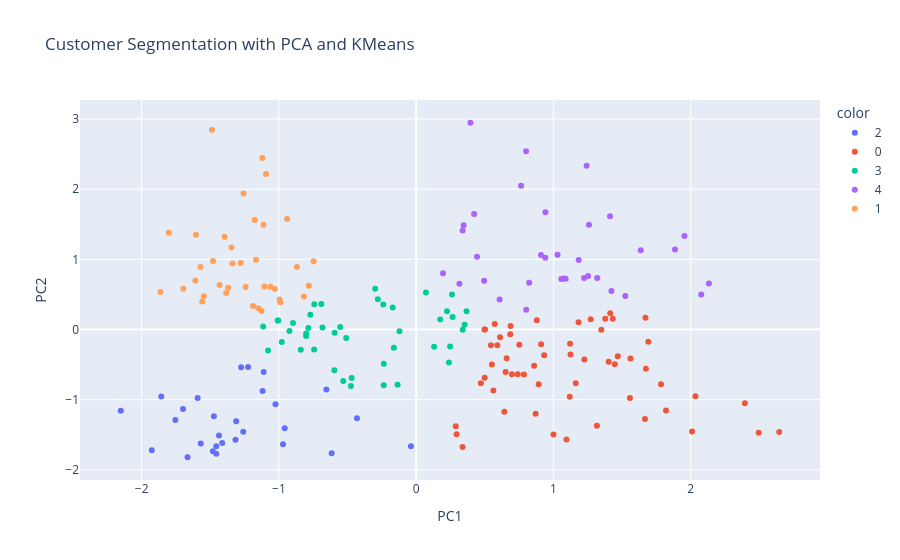

Notebook cell for this chart:
### Code cell
import plotly.express as px
# Create interactive scatter plot
fig = px.scatter(
    x=X_pca[:, 0], y=X_pca[:, 1],
    color=labels.astype(str),
    labels={'x': 'PC1', 'y': 'PC2'},
    title='Customer Segmentation with PCA and KMeans',
    hover_data={'CustomerID': df['CustomerID'], 'Gender': df['Gender'], 'Age': df['Age']}
)
fig.show()

### Figure 1 — Plotly figure (JSON) as saved in the notebook; plotly's stock layout.template omitted (floating-point values rounded to 4 significant figures; data arrays with more than 128 entries replaced by an {"elided": "..."} marker saying what was removed)
{"data": [{"customdata": [[1, "Male", 19], [2, "Male", 21], [4, "Female", 23], [5, "Female", 31], [6, "Female", 22], [8, "Female", 23], [10, "Female", 30], [12, "Female", 35], [14, "Female", 24], [16, "Male", 22], [18, "Male", 20], [20, "Female", 35], [22, "Male", 25], [24, "Male", 31], [26, "Male", 29], [28, "Male", 35], [30, "Female", 23], [32, "Female", 21], [34, "Male", 18], [36, "Female", 21], [38, "Female", 30], [40, "Female", 20], [42, "Male", 24], [44, "Female", 31], [46, "Female", 24], [62, "Male", 19], [66, "Male", 18], [69, "Male", 19]], "hovertemplate": "color=2<br>PC1=%{x}<br>PC2=%{y}<br>CustomerID=%{customdata[0]}<br>Gender=%{customdata[1]}<br>Age=%{customdata[2]}<extra></extra>", "legendgroup": "2", "marker": {"color": "#636efa", "symbol": "circle"}, "mode": "markers", "name": "2", "orientation": "v", "showlegend": true, "type": "scatter", "x": [-0.6157, -1.666, -1.457, -0.03847, -1.482, -1.926, -0.9701, -1.457, -1.413, -1.569, -1.316, -1.437, -1.26, -0.9578, -1.311, -0.4316, -1.755, -1.474, -2.152, -1.699, -1.025, -1.592, -1.857, -0.6545, -1.119, -1.111, -1.275, -1.225], "xaxis": "x", "y": [-1.763, -1.821, -1.772, -1.663, -1.735, -1.721, -1.636, -1.664, -1.618, -1.625, -1.572, -1.51, -1.457, -1.406, -1.309, -1.266, -1.291, -1.237, -1.157, -1.134, -1.065, -0.9754, -0.9535, -0.8548, -0.8758, -0.6051, -0.5369, -0.5347], "yaxis": "y"}, {"customdata": {"elided": "58x3 mixed values"}, "hovertemplate": "color=0<br>PC1=%{x}<br>PC2=%{y}<br>CustomerID=%{customdata[0]}<br>Gender=%{customdata[1]}<br>Age=%{customdata[2]}<extra></extra>", "legendgroup": "0", "marker": {"color": "#EF553B", "symbol": "circle"}, "mode": "markers", "name": "0", "orientation": "v", "showlegend": true, "type": "scatter", "x": [0.3379, 1.095, 2.645, 2.496, 2.01, 1.0, 0.2941, 1.317, 0.2886, 1.667, 1.82, 0.8704, 0.6425, 2.395, 2.034, 1.558, 1.119, 0.5622, 1.784, 0.8927, 1.163, 0.4713, 0.4992, 0.785, 0.74, 0.6976, 0.6518, 1.674, 0.8592, 1.447, 1.403, 0.5516, 1.225, 1.561, 1.469, 0.6592, 1.124, 0.9325, 1.121, 0.7514, 0.9102, 1.691, 0.5445, 0.591, 0.6114, 0.6851, 1.349, 0.4978, 0.5019, 0.6879, 0.5722, 1.183, 1.377, 0.8787, 1.671, 1.432, 1.272, 1.414], "xaxis": "x", "y": [-1.675, -1.566, -1.461, -1.47, -1.453, -1.496, -1.494, -1.372, -1.38, -1.274, -1.155, -1.201, -1.173, -1.052, -0.9524, -0.9757, -0.9571, -0.8689, -0.7812, -0.7814, -0.7675, -0.7668, -0.6883, -0.6403, -0.6377, -0.6384, -0.6048, -0.56, -0.5183, -0.4962, -0.4587, -0.4971, -0.4278, -0.4126, -0.3804, -0.4111, -0.3551, -0.3654, -0.2018, -0.2161, -0.212, -0.1757, -0.2255, -0.2241, -0.1122, -0.06732, -0.003459, 0.0002025, 0.0009724, 0.04859, 0.08008, 0.1029, 0.152, 0.132, 0.1666, 0.155, 0.147, 0.2321], "yaxis": "y"}, {"customdata": {"elided": "43x3 mixed values"}, "hovertemplate": "color=3<br>PC1=%{x}<br>PC2=%{y}<br>CustomerID=%{customdata[0]}<br>Gender=%{customdata[1]}<br>Age=%{customdata[2]}<extra></extra>", "legendgroup": "3", "marker": {"color": "#00cc96", "symbol": "circle"}, "mode": "markers", "name": "3", "orientation": "v", "showlegend": true, "type": "scatter", "x": [-0.4753, -0.2368, -0.1355, -0.5312, -0.4699, -0.596, 0.2389, -0.2365, -0.7436, 0.247, 0.1306, -0.8408, -0.1627, -1.079, -0.9793, -0.5099, -0.8019, 0.339, -0.1214, -0.8011, -0.5942, -0.9235, -0.5539, -0.7857, 0.3529, -0.6827, -1.115, 0.1754, -0.8974, -1.005, -1.009, 0.2652, 0.367, -0.7715, 0.2247, -0.171, -0.2396, -0.7421, -0.6914, -0.279, 0.2608, 0.07119, -0.2987], "xaxis": "x", "y": [-0.8048, -0.7931, -0.7888, -0.7346, -0.692, -0.5819, -0.4696, -0.489, -0.2835, -0.2409, -0.2444, -0.287, -0.259, -0.2987, -0.1792, -0.1225, -0.09108, -0.003904, -0.02414, -0.05611, -0.04669, -0.02224, 0.03411, 0.02006, 0.06835, 0.02831, 0.04451, 0.1413, 0.09437, 0.1274, 0.1266, 0.1783, 0.2597, 0.2114, 0.2586, 0.3128, 0.3567, 0.3598, 0.362, 0.4299, 0.4998, 0.5284, 0.5801], "yaxis": "y"}, {"customdata": [[119, "Female", 51], [127, "Male", 43], [129, "Male", 59], [131, "Male", 47], [137, "Female", 44], [141, "Female", 57], [145, "Male", 25], [147, "Male", 48], [149, "Female", 34], [151, "Male", 43], [153, "Female", 44], [155, "Female", 47], [157, "Male", 37], [159, "Male", 34], [161, "Female", 56], [163, "Male", 19], [165, "Male", 50], [167, "Male", 42], [169, "Female", 36], [171, "Male", 40], [173, "Male", 36], [175, "Female", 52], [177, "Male", 58], [179, "Male", 59], [181, "Female", 37], [183, "Male", 46], [185, "Female", 41], [187, "Female", 54], [189, "Female", 41], [191, "Female", 34], [193, "Male", 33], [195, "Female", 47], [197, "Female", 45], [199, "Male", 32]], "hovertemplate": "color=4<br>PC1=%{x}<br>PC2=%{y}<br>CustomerID=%{customdata[0]}<br>Gender=%{customdata[1]}<br>Age=%{customdata[2]}<extra></extra>", "legendgroup": "4", "marker": {"color": "#ab63fa", "symbol": "circle"}, "mode": "markers", "name": "4", "orientation": "v", "showlegend": true, "type": "scatter", "x": [0.8015, 0.608, 2.077, 1.524, 1.423, 2.133, 0.315, 0.823, 0.4953, 1.089, 1.057, 1.319, 1.223, 1.071, 1.252, 0.1954, 1.184, 0.941, 0.4431, 1.03, 0.9092, 1.636, 1.886, 1.954, 0.3384, 1.259, 0.3456, 1.412, 0.9414, 0.422, 0.7643, 1.242, 0.8004, 0.3954], "xaxis": "x", "y": [0.2824, 0.4293, 0.4991, 0.4761, 0.5488, 0.6561, 0.6528, 0.6674, 0.6958, 0.7226, 0.7203, 0.7327, 0.733, 0.7266, 0.7624, 0.8026, 0.9914, 1.021, 1.036, 1.065, 1.061, 1.129, 1.139, 1.333, 1.412, 1.494, 1.487, 1.613, 1.671, 1.647, 2.048, 2.334, 2.541, 2.947], "yaxis": "y"}, {"customdata": [[124, "Male", 39], [126, "Female", 31], [128, "Male", 40], [134, "Female", 31], [136, "Female", 29], [138, "Male", 32], [140, "Female", 35], [142, "Male", 32], [144, "Female", 32], [146, "Male", 28], [148, "Female", 32], [150, "Male", 34], [152, "Male", 39], [154, "Female", 38], [156, "Female", 27], [158, "Female", 30], [160, "Female", 30], [162, "Female", 29], [164, "Female", 31], [166, "Female", 36], [168, "Female", 33], [170, "Male", 32], [172, "Male", 28], [174, "Male", 36], [176, "Female", 30], [178, "Male", 27], [180, "Male", 35], [182, "Female", 32], [184, "Female", 29], [186, "Male", 30], [188, "Male", 28], [190, "Female", 36], [192, "Female", 32], [194, "Female", 38], [196, "Female", 35], [198, "Male", 32], [200, "Male", 30]], "hovertemplate": "color=1<br>PC1=%{x}<br>PC2=%{y}<br>CustomerID=%{customdata[0]}<br>Gender=%{customdata[1]}<br>Age=%{customdata[2]}<extra></extra>", "legendgroup": "1", "marker": {"color": "#FFA15A", "symbol": "circle"}, "mode": "markers", "name": "1", "orientation": "v", "showlegend": true, "type": "scatter", "x": [-1.126, -1.15, -1.189, -0.9892, -1.558, -0.9951, -0.8175, -1.547, -1.384, -1.863, -1.03, -1.369, -1.061, -0.7824, -1.696, -1.243, -1.106, -1.432, -1.609, -0.8692, -1.571, -0.7466, -1.278, -1.339, -1.48, -1.166, -1.346, -1.396, -1.604, -1.802, -1.112, -1.176, -0.9405, -1.258, -1.094, -1.12, -1.488], "xaxis": "x", "y": [0.2623, 0.3036, 0.3348, 0.3887, 0.3975, 0.426, 0.4721, 0.4729, 0.5199, 0.5347, 0.5771, 0.596, 0.6098, 0.6252, 0.5824, 0.605, 0.6123, 0.6336, 0.6995, 0.8892, 0.8915, 0.9744, 0.9482, 0.9406, 0.9745, 0.9929, 1.17, 1.322, 1.351, 1.378, 1.492, 1.561, 1.576, 1.938, 2.216, 2.445, 2.847], "yaxis": "y"}], "layout": {"autosize": true, "legend": {"title": {"text": "color"}, "tracegroupgap": 0}, "title": {"text": "Customer Segmentation with PCA and KMeans"}, "xaxis": {"anchor": "y", "autorange": true, "domain": [0, 1], "range": [-2.443, 2.936], "title": {"text": "PC1"}, "type": "linear"}, "yaxis": {"anchor": "x", "autorange": true, "domain": [0, 1], "range": [-2.214, 3.34], "title": {"text": "PC2"}, "type": "linear"}}}
